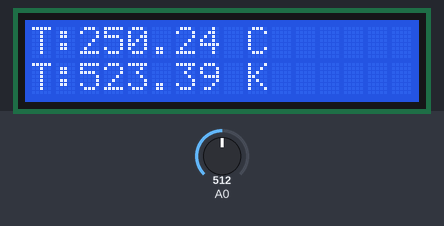
Recording of a sketch running on a simulated Arduino Uno, built with avr-gcc and run on an emulated ATmega328P. Parts: 16×2 character LCD. Inputs (shaded band) come from the test bench; at power-on: A0 = 512. What the sketch prints to the serial monitor is not drawn.

Above: at 5.1 s.
5.2 s: A0 set to 716
At 7.5 s:
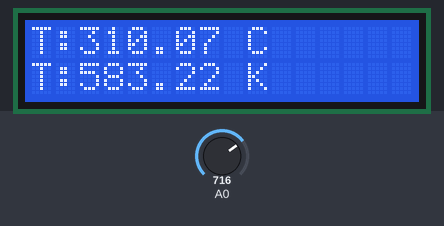
8.2 s: A0 set to 900
At 10.7 s:
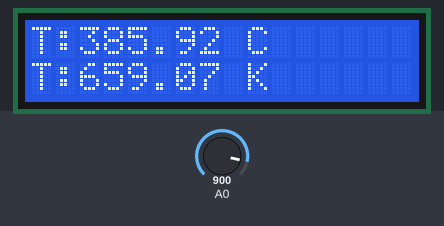
11.0 s: A0 set to 1023
At 12.8 s:
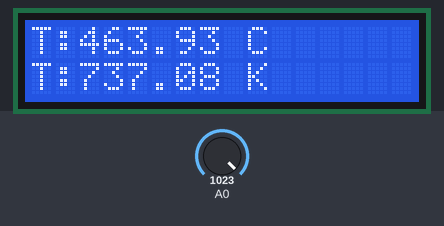
Timing chart, 0 to 14.3 s (numbered marks = the images above; inputs shaded):
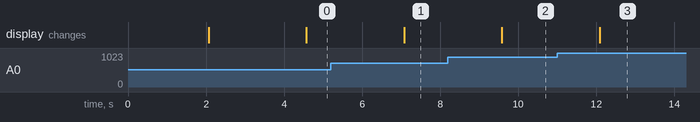

Measured:
- after the input at 5.2 s, the display: changes after 1.9 s (image 1)
- after the input at 8.2 s, the display: changes after 1.4 s (image 2)
- after the input at 11.0 s, the display: changes after 1.1 s (image 3)

The sketch:

LAB3.ino
```cpp
#include <LiquidCrystal.h>//Libreria del LCD
LiquidCrystal lcd(12, 11, 5, 4, 3, 2);
int sensor;//Valor del sensor de Temperatura
float tmp;
float suma;
float c=0;//Temperatura en Celsius
float k=0;//Tenperatura en Kelvin
void setup() {

  lcd.begin(16,2);//Iniciamos el LCD
  Serial.begin(9600);

  lcd.print("TEMPERATURA:");lcd.setCursor(0,1);lcd.print("C y K");
  delay(2000);lcd.clear();

  lcd.setCursor(0,0);lcd.print("T:");lcd.setCursor(9,0);lcd.print("C");
  lcd.setCursor(0,1);lcd.print("T:");lcd.setCursor(9,1);lcd.print("K");
}

void loop() {
  suma=0;
  for (int i=0; i<5;i++){//Promedio de 5 temperaturas
     sensor=analogRead(A0);
     tmp=((sensor*5000.0)/1023)/10;
     suma=tmp+suma;
     delay(500);
  }
  Serial.println(suma/5.0,1);//Muestra la temperatura
  c=suma/5.0;
  k=c+273.15;
  lcd.setCursor(2,0);lcd.print(c);//Muestra en pantalla LCD el valor en Celcius
  lcd.setCursor(2,1);lcd.print(k);//Muestra en pantalla LCD el valor en Kelvin
}
```
